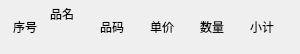
<?xml version="1.0" encoding="UTF-8"?>
<ui version="4.0">
 <class>frontViewDialog_list_item_Dialog</class>
 <widget class="QWidget" name="frontViewDialog_list_item_Dialog">
  <property name="geometry">
   <rect>
    <x>0</x>
    <y>0</y>
    <width>300</width>
    <height>54</height>
   </rect>
  </property>
  <property name="minimumSize">
   <size>
    <width>300</width>
    <height>0</height>
   </size>
  </property>
  <property name="maximumSize">
   <size>
    <width>300</width>
    <height>16777215</height>
   </size>
  </property>
  <property name="contextMenuPolicy">
   <enum>Qt::NoContextMenu</enum>
  </property>
  <property name="windowTitle">
   <string>Dialog</string>
  </property>
  <property name="autoFillBackground">
   <bool>true</bool>
  </property>
  <property name="styleSheet">
   <string notr="true"/>
  </property>
  <layout class="QHBoxLayout" name="horizontalLayout">
   <property name="spacing">
    <number>0</number>
   </property>
   <property name="leftMargin">
    <number>0</number>
   </property>
   <property name="topMargin">
    <number>0</number>
   </property>
   <property name="rightMargin">
    <number>0</number>
   </property>
   <property name="bottomMargin">
    <number>0</number>
   </property>
   <item>
    <widget class="QLabel" name="label_p">
     <property name="text">
      <string>序号</string>
     </property>
     <property name="alignment">
      <set>Qt::AlignCenter</set>
     </property>
     <property name="wordWrap">
      <bool>true</bool>
     </property>
     <property name="outer_stylesheet" stdset="0">
      <string>label_byparent</string>
     </property>
    </widget>
   </item>
   <item>
    <layout class="QVBoxLayout" name="verticalLayout">
     <property name="spacing">
      <number>0</number>
     </property>
     <item>
      <widget class="QLabel" name="label_p1">
       <property name="text">
        <string>品名</string>
       </property>
       <property name="wordWrap">
        <bool>true</bool>
       </property>
       <property name="outer_stylesheet" stdset="0">
        <string>label_byparent</string>
       </property>
      </widget>
     </item>
     <item>
      <widget class="QLabel" name="label_p5">
       <property name="styleSheet">
        <string notr="true">color:purple;</string>
       </property>
       <property name="text">
        <string/>
       </property>
       <property name="wordWrap">
        <bool>true</bool>
       </property>
      </widget>
     </item>
    </layout>
   </item>
   <item>
    <widget class="QLabel" name="label_p0">
     <property name="text">
      <string>品码</string>
     </property>
     <property name="wordWrap">
      <bool>true</bool>
     </property>
     <property name="outer_stylesheet" stdset="0">
      <string>label_byparent</string>
     </property>
    </widget>
   </item>
   <item>
    <widget class="QLabel" name="label_p2">
     <property name="text">
      <string>单价</string>
     </property>
     <property name="wordWrap">
      <bool>true</bool>
     </property>
     <property name="outer_stylesheet" stdset="0">
      <string>label_byparent</string>
     </property>
    </widget>
   </item>
   <item>
    <widget class="QLabel" name="label_p3">
     <property name="text">
      <string>数量</string>
     </property>
     <property name="wordWrap">
      <bool>true</bool>
     </property>
     <property name="outer_stylesheet" stdset="0">
      <string>label_byparent</string>
     </property>
    </widget>
   </item>
   <item>
    <widget class="QLabel" name="label_p4">
     <property name="text">
      <string>小计</string>
     </property>
     <property name="wordWrap">
      <bool>true</bool>
     </property>
     <property name="outer_stylesheet" stdset="0">
      <string>label_byparent</string>
     </property>
    </widget>
   </item>
  </layout>
 </widget>
 <resources/>
 <connections/>
</ui>
